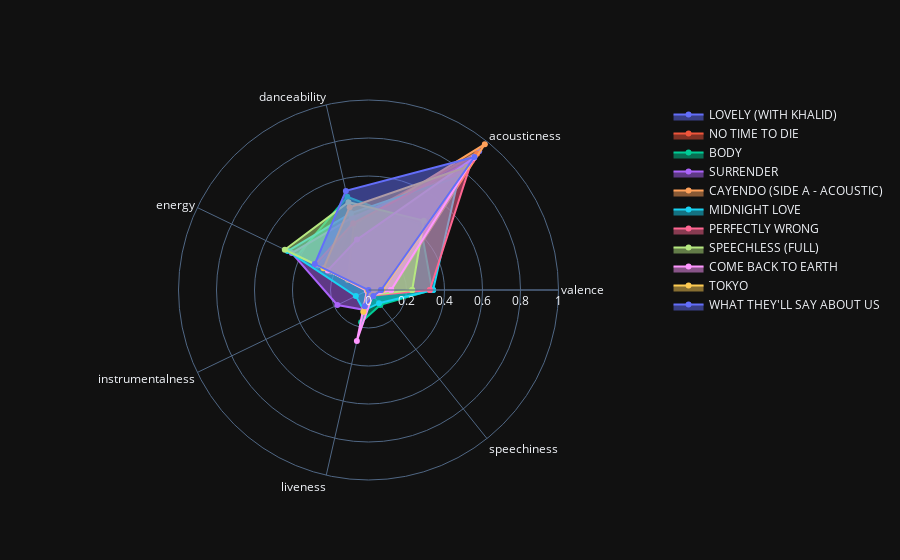

Here is the notebook cell this chart was saved with:
### Code cell
# Membuat Radar Chart
fig = go.Figure()
angles = list(dat[song_features_normalized].columns)
angles.append(angles[0])
layoutdict = dict(
            radialaxis=dict(
            visible=True,
            range=[0, 1]
            ))

names = [element.upper() for element in names]
dat['name'] = dat['name'].str.upper()



for i in range(len(names)):
    subset = dat[dat['name'] == names[i]]
    data = [np.mean(subset[col]) for col in subset[song_features_normalized].columns]
    data.append(data[0])
    fig.add_trace(go.Scatterpolar(
        r=data,
        theta=angles,
        fill='toself',
        name=names[i]))

        
fig.update_layout(
        polar=layoutdict,
        showlegend=True,template='plotly_dark'
        )
fig.show()

### Figure 1 — Plotly figure (JSON) as saved in the notebook; plotly's stock layout.template omitted (floating-point values rounded to 4 significant figures)
{"data": [{"fill": "toself", "name": "LOVELY (WITH KHALID)", "r": [0.12, 0.934, 0.351, 0.296, 0, 0.095, 0.0333, 0.12], "theta": ["valence", "acousticness", "danceability", "energy", "instrumentalness", "liveness", "speechiness", "valence"], "type": "scatterpolar"}, {"fill": "toself", "name": "NO TIME TO DIE", "r": [0.0517, 0.917, 0.38, 0.219, 0.0104, 0.0827, 0.0358, 0.0517], "theta": ["valence", "acousticness", "danceability", "energy", "instrumentalness", "liveness", "speechiness", "valence"], "type": "scatterpolar"}, {"fill": "toself", "name": "BODY", "r": [0.3345, 0.4385, 0.5035, 0.416, 0, 0.1737, 0.1003, 0.3345], "theta": ["valence", "acousticness", "danceability", "energy", "instrumentalness", "liveness", "speechiness", "valence"], "type": "scatterpolar"}, {"fill": "toself", "name": "SURRENDER", "r": [0.077, 0.8, 0.39, 0.448, 0.182, 0.107, 0.0276, 0.077], "theta": ["valence", "acousticness", "danceability", "energy", "instrumentalness", "liveness", "speechiness", "valence"], "type": "scatterpolar"}, {"fill": "toself", "name": "CAYENDO (SIDE A - ACOUSTIC)", "r": [0.121, 0.982, 0.35, 0.12, 0.000289, 0.103, 0.0393, 0.121], "theta": ["valence", "acousticness", "danceability", "energy", "instrumentalness", "liveness", "speechiness", "valence"], "type": "scatterpolar"}, {"fill": "toself", "name": "MIDNIGHT LOVE", "r": [0.34, 0.762, 0.415, 0.472, 0.0741, 0.111, 0.0889, 0.34], "theta": ["valence", "acousticness", "danceability", "energy", "instrumentalness", "liveness", "speechiness", "valence"], "type": "scatterpolar"}, {"fill": "toself", "name": "PERFECTLY WRONG", "r": [0.323, 0.872, 0.361, 0.311, 0, 0.0987, 0.0369, 0.323], "theta": ["valence", "acousticness", "danceability", "energy", "instrumentalness", "liveness", "speechiness", "valence"], "type": "scatterpolar"}, {"fill": "toself", "name": "SPEECHLESS (FULL)", "r": [0.23, 0.467, 0.474, 0.489, 0, 0.119, 0.0342, 0.23], "theta": ["valence", "acousticness", "danceability", "energy", "instrumentalness", "liveness", "speechiness", "valence"], "type": "scatterpolar"}, {"fill": "toself", "name": "COME BACK TO EARTH", "r": [0.119, 0.89, 0.272, 0.238, 0.00925, 0.275, 0.0349, 0.119], "theta": ["valence", "acousticness", "danceability", "energy", "instrumentalness", "liveness", "speechiness", "valence"], "type": "scatterpolar"}, {"fill": "toself", "name": "TOKYO", "r": [0.0721, 0.828, 0.447, 0.263, 0.0049, 0.118, 0.0342, 0.0721], "theta": ["valence", "acousticness", "danceability", "energy", "instrumentalness", "liveness", "speechiness", "valence"], "type": "scatterpolar"}, {"fill": "toself", "name": "WHAT THEY'LL SAY ABOUT US", "r": [0.0663, 0.895, 0.535, 0.314, 0.00015, 0.0874, 0.0408, 0.0663], "theta": ["valence", "acousticness", "danceability", "energy", "instrumentalness", "liveness", "speechiness", "valence"], "type": "scatterpolar"}], "layout": {"polar": {"radialaxis": {"range": [0, 1], "visible": true}}, "showlegend": true}}
